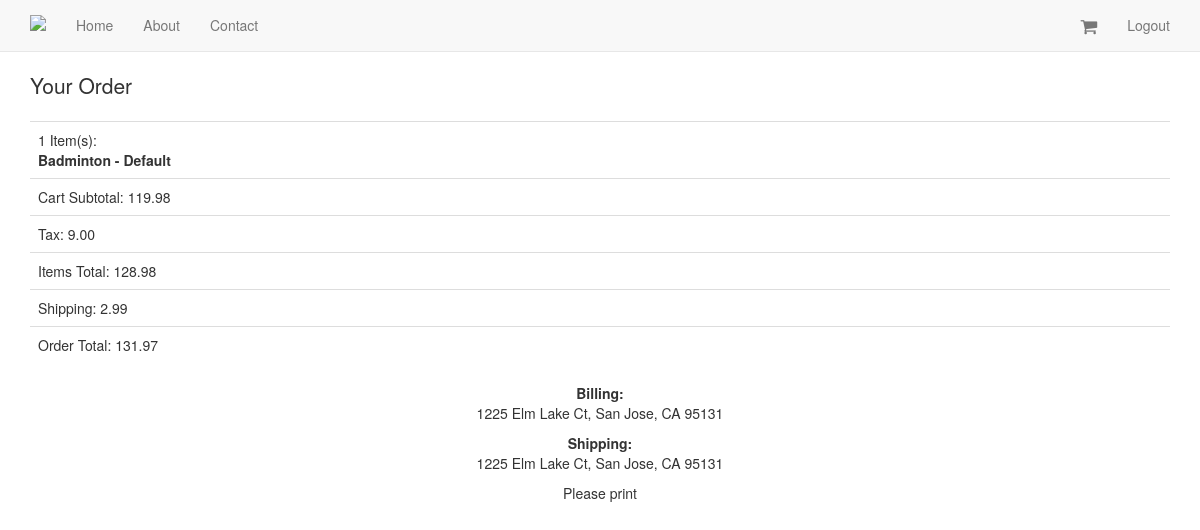
Page /orders/3/ (signed in) on the committed database.
### orders/models.py (models this page shows, shortened)
class Order(models.Model):
    status = models.CharField(max_length=10, choices=ORDER_STATUS_CHOICES, default='created')
    user = models.ForeignKey(UserCheckout, null=True)
    cart = models.ForeignKey(Cart)
    billing_address = models.ForeignKey(UserAddress, related_name='billing_address', null=True)
    shipping_address = models.ForeignKey(UserAddress, related_name='shipping_address', null=True)
    shipping_total_price = models.DecimalField(max_digits=20, decimal_places=2, default=2.99)
    order_total = models.DecimalField(max_digits=20, decimal_places=2,)
    order_id = models.CharField(max_length=20, null=True, blank=True)

class UserAddress(models.Model):
    user = models.ForeignKey(UserCheckout)
    addr_type = models.CharField(max_length=30, choices=ADDRESS_TYPE)
    street = models.CharField(max_length=40)
    zipcode = models.PositiveIntegerField()
    state = models.CharField(max_length=40)
    city = models.CharField(max_length=40)
    def get_address(self):
        return "%s, %s, %s %s" %(self.street, self.city, self.state, self.zipcode)

### carts/models.py (models this page shows, shortened)
class Cart(models.Model):
    user = models.ForeignKey(settings.AUTH_USER_MODEL, null=True, blank=True)
    items = models.ManyToManyField(Variation, through=CartItem)
    timestamp = models.DateTimeField(auto_now_add=True, auto_now=False)
    updated = models.DateTimeField(auto_now_add=False, auto_now=True)
    subtotal = models.DecimalField(max_digits=50, decimal_places=2, default=0.00)
    tax_percentage = models.DecimalField(max_digits=10, decimal_places=5, default=0.085)
    tax_total = models.DecimalField(max_digits=50, decimal_places=2, default=0.00)
    total = models.DecimalField(max_digits=50, decimal_places=2, default=0.00)

class CartItem(models.Model):
	cart = models.ForeignKey("Cart")
	item = models.ForeignKey(Variation)
	quantity = models.PositiveIntegerField(default=1)
	line_item_total = models.DecimalField(max_digits=10, decimal_places=2)

### products/models.py (models this page shows, shortened)
class Variation(models.Model):
    product = models.ForeignKey(Product)
    title = models.CharField(max_length=40)
    price = models.DecimalField(decimal_places=2, max_digits=20)
    sales_price = models.DecimalField(decimal_places=2, max_digits=20, null=True, blank=True)
    active = models.BooleanField(default=True)
    inventory = models.IntegerField(null=True, blank=True)
    def get_title(self):
        return "%s - %s"%(self.product.title, self.title)

class Product(models.Model):
    title = models.CharField(max_length=40)
    description = models.TextField(blank=True, null=True)
    price = models.DecimalField(decimal_places=2, max_digits=20)
    active = models.BooleanField(default=True)
    categories = models.ManyToManyField('Category', blank=True)
    default = models.ForeignKey('Category', related_name='default_category', null=True, blank=True)
    objects = ProductManager()

### orders/views.py (the view)
# urls.py: url(r'orders/(?P<pk>\d+)/$',OrderDetail.as_view(), name="order_detail"),
class OrderDetail(DetailView):
    model = Order
    def dispatch(self, request, *args, **kwargs):
        try:
            user_check_id = self.request.session.get("user_checkout_id")
            user_checkout = UserCheckout.objects.get(id=user_check_id)
        except UserCheckout.DoesNotExist:
            user_checkout = UserCheckout.objects.get(user=request.user)
        except:
            user_checkout = None
        obj = self.get_object()
        if obj.user == user_checkout and user_checkout is not None:
            return super(OrderDetail,self).dispatch(request, *args, **kwargs)
        else:
            raise Http404

### templates/orders/order_detail.html
{% extends "base.html" %}
{% block content %}
{% include "orders/order_summary_short.html" with order=order %}
<p>Please print</p>
{% endblock %}

### templates/orders/order_summary_short.html
<p class="lead">
        Your Order</p>
    <table class="table">
        <tr><td>{{ order.cart.cartitem_set.count }} Item(s):<br/>{% for i in order.cart.cartitem_set.all %}
        <b>{{ i.item.get_title }}</b><br/>{% endfor %} </td></tr>
        <tr><td>Cart Subtotal: {{ order.cart.subtotal }}</td></tr>
        <tr><td>Tax: {{ order.cart.tax_total }}</td></tr>
        <tr><td>Items Total: {{ order.cart.total }}</td></tr>
        <tr><td>Shipping: {{ order.shipping_total_price }}</td></tr>
        <tr><td>Order Total: {{ order.order_total }}</td></tr>
    </table>
</div>
<div class="col-sm-4 col-sm-offset-4 text-center">
    <p><b>Billing:</b><br/>
        {{ order.billing_address.get_address }}
    </p>
    <p><b>Shipping:</b><br/>
        {{ order.shipping_address.get_address }}
    </p>

### static_in_pro/our_static/css/navbar-static-top.css (style rules this page uses)
body { min-height: 2000px; }

### rows in the picture
Order: cart.cartitem_set.count "1", cart.subtotal "119.98", cart.tax_total "9.00", cart.total "128.98", shipping_total_price "2.99", order_total "131.97", billing_address.get_address "1225 Elm Lake Ct, San Jose, CA 95131", shipping_address.get_address "1225 Elm Lake Ct, San Jose, CA 95131"
CartItem: item.get_title "Badminton - Default"
